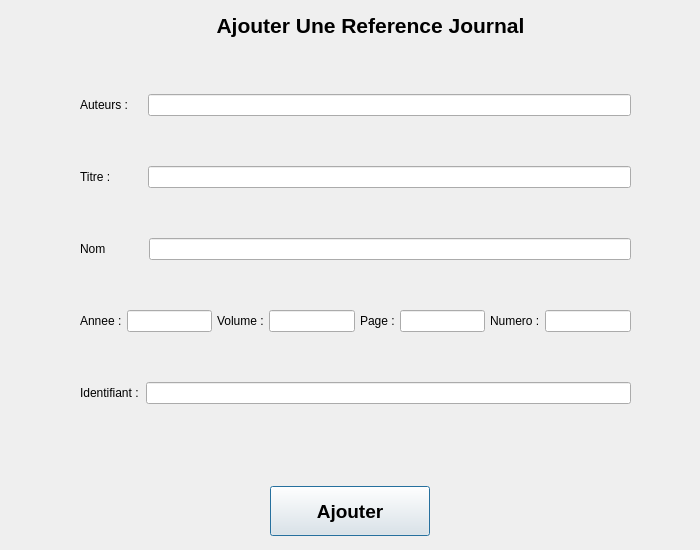
<?xml version="1.0" encoding="UTF-8"?>
<ui version="4.0">
 <class>JournalInterface</class>
 <widget class="QDialog" name="JournalInterface">
  <property name="geometry">
   <rect>
    <x>0</x>
    <y>0</y>
    <width>700</width>
    <height>550</height>
   </rect>
  </property>
  <property name="windowTitle">
   <string>JournalInterface</string>
  </property>
  <widget class="QLabel" name="label">
   <property name="geometry">
    <rect>
     <x>190</x>
     <y>0</y>
     <width>361</width>
     <height>51</height>
    </rect>
   </property>
   <property name="text">
    <string>&lt;html&gt;&lt;head/&gt;&lt;body&gt;&lt;p&gt;&lt;span style=&quot; font-size:16pt; font-weight:600;&quot;&gt;Ajouter Une Reference Journal&lt;/span&gt;&lt;/p&gt;&lt;/body&gt;&lt;/html&gt;</string>
   </property>
   <property name="alignment">
    <set>Qt::AlignCenter</set>
   </property>
  </widget>
  <widget class="QWidget" name="gridLayoutWidget">
   <property name="geometry">
    <rect>
     <x>80</x>
     <y>50</y>
     <width>551</width>
     <height>401</height>
    </rect>
   </property>
   <layout class="QGridLayout" name="gridLayout">
    <item row="3" column="0">
     <layout class="QHBoxLayout" name="horizontalLayout_6">
      <property name="spacing">
       <number>5</number>
      </property>
      <item>
       <layout class="QHBoxLayout" name="horizontalLayout_3">
        <property name="spacing">
         <number>5</number>
        </property>
        <item>
         <widget class="QLabel" name="label_4">
          <property name="text">
           <string>Annee :</string>
          </property>
         </widget>
        </item>
        <item>
         <widget class="QLineEdit" name="annee">
          <property name="maxLength">
           <number>9999</number>
          </property>
         </widget>
        </item>
       </layout>
      </item>
      <item>
       <layout class="QHBoxLayout" name="horizontalLayout_2">
        <property name="spacing">
         <number>5</number>
        </property>
        <item>
         <widget class="QLabel" name="label_3">
          <property name="text">
           <string>Volume :</string>
          </property>
         </widget>
        </item>
        <item>
         <widget class="QLineEdit" name="volume"/>
        </item>
       </layout>
      </item>
      <item>
       <layout class="QHBoxLayout" name="horizontalLayout_5">
        <item>
         <widget class="QLabel" name="label_6">
          <property name="text">
           <string>Page :</string>
          </property>
         </widget>
        </item>
        <item>
         <widget class="QLineEdit" name="page"/>
        </item>
       </layout>
      </item>
      <item>
       <layout class="QHBoxLayout" name="horizontalLayout_10">
        <item>
         <widget class="QLabel" name="label_5">
          <property name="text">
           <string>Numero :</string>
          </property>
         </widget>
        </item>
        <item>
         <widget class="QLineEdit" name="numero"/>
        </item>
       </layout>
      </item>
      <item>
       <layout class="QHBoxLayout" name="horizontalLayout_4">
        <property name="spacing">
         <number>5</number>
        </property>
       </layout>
      </item>
     </layout>
    </item>
    <item row="4" column="0">
     <layout class="QHBoxLayout" name="horizontalLayout_8">
      <property name="spacing">
       <number>7</number>
      </property>
      <item>
       <widget class="QLabel" name="label_8">
        <property name="text">
         <string>Identifiant :</string>
        </property>
       </widget>
      </item>
      <item>
       <widget class="QLineEdit" name="identifiant"/>
      </item>
     </layout>
    </item>
    <item row="0" column="0">
     <layout class="QHBoxLayout" name="horizontalLayout">
      <property name="spacing">
       <number>20</number>
      </property>
      <item>
       <widget class="QLabel" name="label_2">
        <property name="text">
         <string>Auteurs :</string>
        </property>
       </widget>
      </item>
      <item>
       <widget class="QLineEdit" name="auteurs"/>
      </item>
     </layout>
    </item>
    <item row="2" column="0">
     <layout class="QHBoxLayout" name="horizontalLayout_9">
      <property name="spacing">
       <number>43</number>
      </property>
      <item>
       <widget class="QLabel" name="label_9">
        <property name="text">
         <string>Nom</string>
        </property>
       </widget>
      </item>
      <item>
       <widget class="QLineEdit" name="nom"/>
      </item>
     </layout>
    </item>
    <item row="1" column="0">
     <layout class="QHBoxLayout" name="horizontalLayout_7">
      <property name="spacing">
       <number>37</number>
      </property>
      <item>
       <widget class="QLabel" name="label_7">
        <property name="text">
         <string>Titre :</string>
        </property>
       </widget>
      </item>
      <item>
       <widget class="QLineEdit" name="titre"/>
      </item>
     </layout>
    </item>
   </layout>
  </widget>
  <widget class="QWidget" name="horizontalLayoutWidget">
   <property name="geometry">
    <rect>
     <x>180</x>
     <y>460</y>
     <width>341</width>
     <height>102</height>
    </rect>
   </property>
   <layout class="QHBoxLayout" name="horizontalLayout_11">
    <property name="spacing">
     <number>20</number>
    </property>
    <item>
     <widget class="QPushButton" name="btn_ajouterJournal">
      <property name="sizePolicy">
       <sizepolicy hsizetype="Minimum" vsizetype="Fixed">
        <horstretch>0</horstretch>
        <verstretch>0</verstretch>
       </sizepolicy>
      </property>
      <property name="minimumSize">
       <size>
        <width>0</width>
        <height>50</height>
       </size>
      </property>
      <property name="maximumSize">
       <size>
        <width>160</width>
        <height>16777215</height>
       </size>
      </property>
      <property name="font">
       <font>
        <family>Ubuntu</family>
        <pointsize>14</pointsize>
        <weight>75</weight>
        <bold>true</bold>
       </font>
      </property>
      <property name="text">
       <string>Ajouter</string>
      </property>
     </widget>
    </item>
   </layout>
  </widget>
 </widget>
 <resources/>
 <connections>
  <connection>
   <sender>btn_ajouterJournal</sender>
   <signal>clicked()</signal>
   <receiver>JournalInterface</receiver>
   <slot>valideEnregistrement()</slot>
   <hints>
    <hint type="sourcelabel">
     <x>349</x>
     <y>510</y>
    </hint>
    <hint type="destinationlabel">
     <x>349</x>
     <y>274</y>
    </hint>
   </hints>
  </connection>
 </connections>
 <slots>
  <slot>valideEnregistrement()</slot>
 </slots>
</ui>
